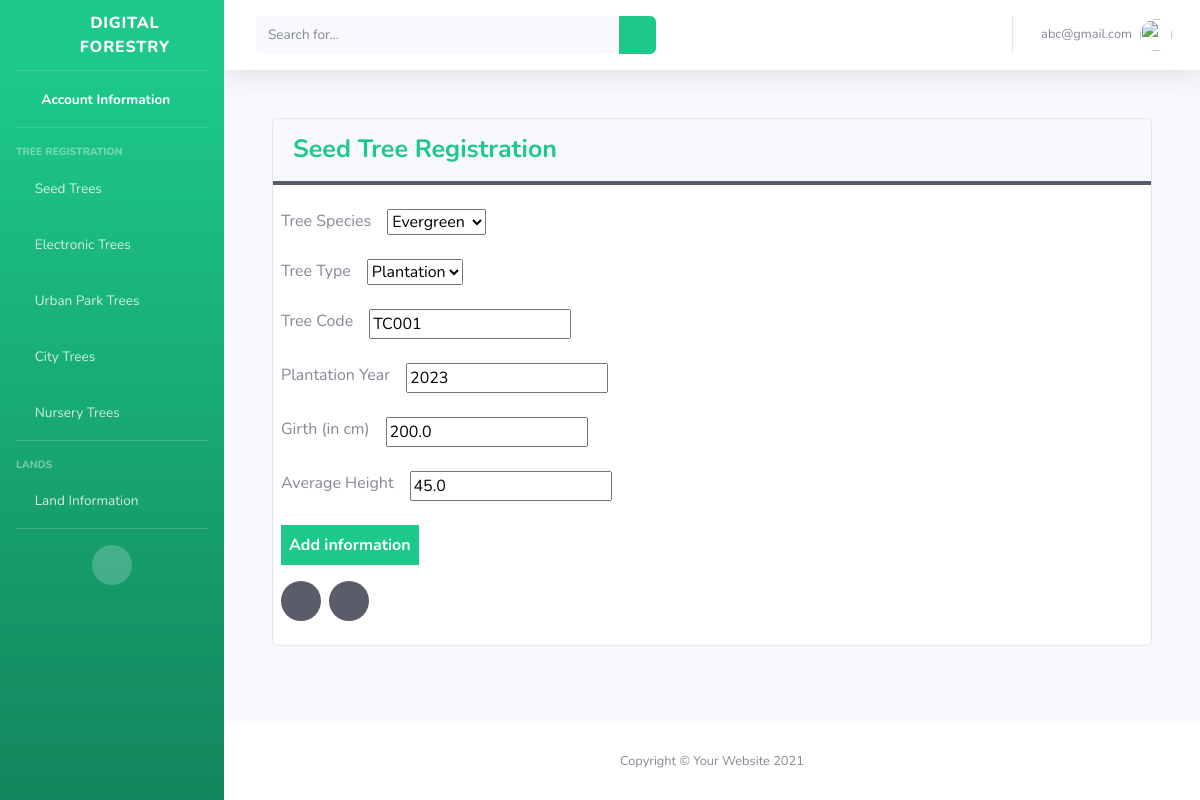
Page /home/strs/edit/1/ (signed in) on the earlier database version.
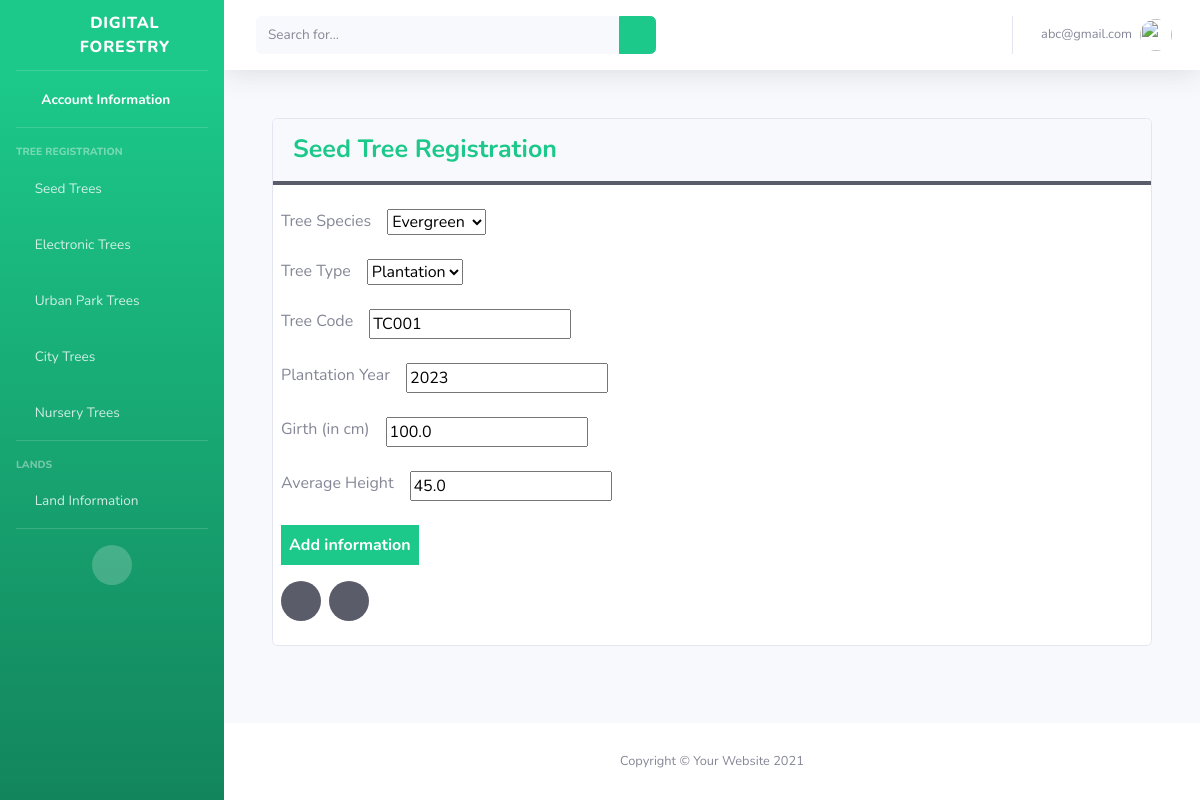
Same page on the later database version.
### main/models.py (models this page shows)
class STRSForestInformation(models.Model):
    tree_species = models.ForeignKey(TreeSpecies, on_delete = models.CASCADE)
    user = models.ForeignKey(CustomUser, on_delete=models.CASCADE)
    tree_type = models.CharField(
        max_length=30,
        choices=TreeType.choices,
        default= TreeType.PLANTATION
    )
    tree_code = models.CharField(max_length=200)
    plantation_year = models.IntegerField()
    girth_cm = models.FloatField()
    average_height = models.FloatField()

### main/views.py (the view)
# urls.py: path('home/strs/edit/<int:strs_information_id>/', views.strs_information_update, name="strs_information_update"),
@login_required(login_url="/")
def strs_information_update(request, strs_information_id):
    try:
        print(strs_information_id)
        strs_information_instance = get_object_or_404(STRSForestInformation, pk = strs_information_id)
        if request.method == "POST":
            form = STRSForestInformationForm(request.POST, instance=strs_information_instance)
            if form.is_valid():
                form.save()
                return redirect('main:strs_information')
        form = STRSForestInformationForm(instance=strs_information_instance)
        return render(request, "main/strsform.html", {"form":form})
    except Exception as e:
        print(e)
        return redirect('main:strs_information')

### main/forms.py
class STRSForestInformationForm(forms.ModelForm):
    class Meta:
        model = STRSForestInformation
        fields = ('tree_species', 'tree_type', 'tree_code', 'plantation_year', 'girth_cm', 'average_height')

### main/custom_auth_backend.py (called while the page is built)
    def get_user(self, user_id):
        try:
            return CustomUser.objects.get(pk=user_id)
        except CustomUser.DoesNotExist:
            return None

### main/models.py (called while the page is built)
    def __str__(self):
        return self.name

### main/templates/main/strsform.html (shortened to what this page needs)
{% extends "signups/base.html"%}
{% load static %}
   {% block content %}
   <body>
    <div class="card m-5">
      <div class="card-header font-weight-bold text-success border-bottom-dark">Seed Tree Registration</div>
      <div class="content  p-2">
        <form method="POST">
        <div class="mt-3">
            <div class="input-box d-flex mb-4">
              <span class="mr-3">Tree Species</span>
              {{ form.tree_species }}
            </div>
            <div class="input-box d-flex mb-4">
              <span class="mr-3">Tree Type</span>
              {{ form.tree_type }}
            </div>
            <div class="input-box d-flex mb-4 ">
              <span class="mr-3">Tree Code</span>
              {{ form.tree_code }}
            </div>
            <div class="input-box d-flex mb-4">
                <span class="mr-3">Plantation Year</span>
                {{ form.plantation_year }}
            </div>
            <div class="input-box d-flex mb-4">
                <span class="mr-3">Girth (in cm)</span>
                {{ form.girth_cm }}
            </div>
            <div class="input-box d-flex mb-4 ">
                <span class="mr-3">Average Height</span>
                {{ form.average_height }}
            </div>
          </div>
          <div class="mb-3">
            <input type="submit" value="Add information" class="btn-success border-0 p-2 font-weight-bold">
          </div>
          <div class="d-flex">
            <p> <a href="{%url 'main:strs_information'%}" class="text-dark btn-dark btn-circle  text-gray-100 mr-2"><i class="fa fa-chevron-left"></i></a></p>
            <p> <a href="{%url 'main:home'%}" class="text-dark btn-dark btn-circle  text-gray-100"><i class="fa fa-home"></i></a></p>
          </div>
         </form>
      </div>
    </div>
  </body>
  {% endblock %}

Differences in the rows shown:
changed STRSForestInformation "Evergreen": girth_cm "200.0" → "100.0"
